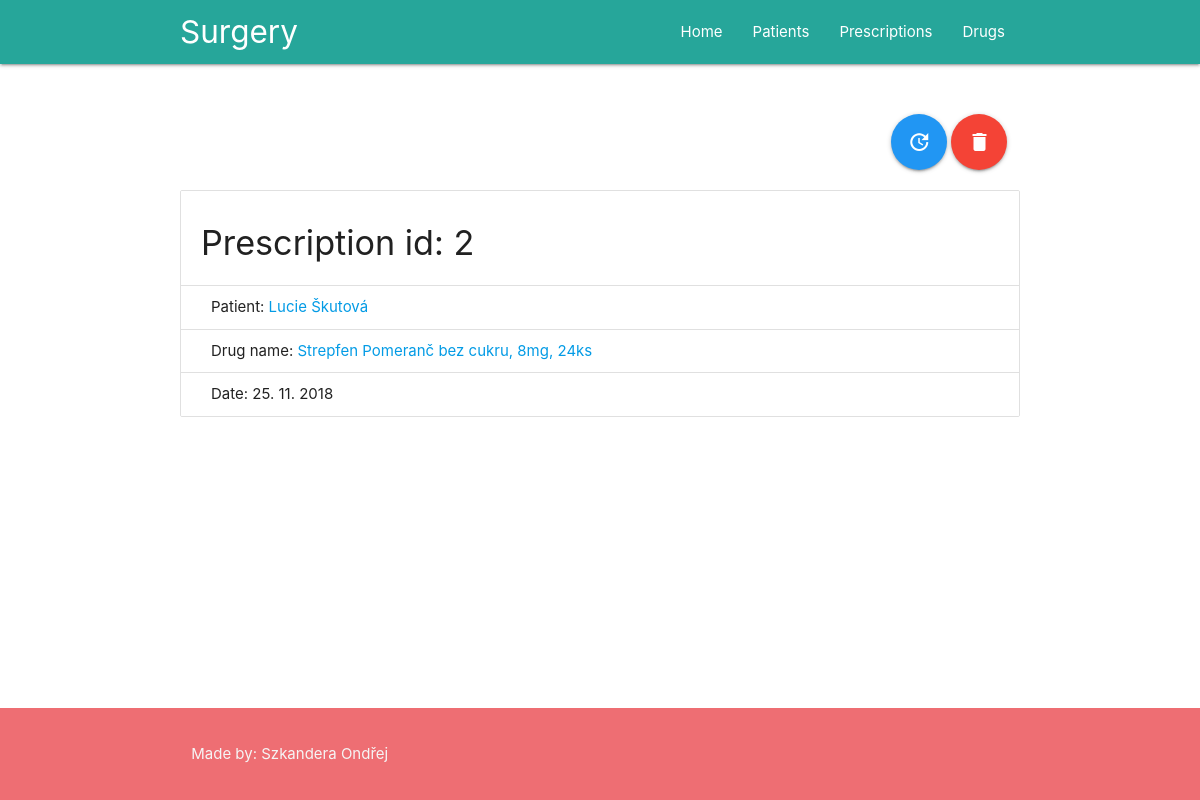
Page /prescription_detail/2 on the committed database.
### Office/models.py (models this page shows, shortened)
class Prescription(models.Model):
    patient = models.ForeignKey('Patient', on_delete=models.CASCADE)
    drug = models.ForeignKey('Drug', on_delete=models.CASCADE)
    date = models.DateField()

class Patient(models.Model):
    first_name = models.CharField(max_length=50)
    last_name = models.CharField(max_length=50)
    birthday = models.DateField()
    height = models.IntegerField()
    weight = models.DecimalField(max_digits=5, decimal_places=2)

class Drug(models.Model):
    name = models.CharField(max_length=100)
    number_of_pills = models.IntegerField()
    description = models.TextField(null=True)
    gram = models.IntegerField()
    picture = models.ImageField(null=True, blank=True, upload_to='pictures/%Y/%m/%d/')
    def __str__(self):
        return '{}, {}mg, {}ks'.format(self.name, self.gram, self.number_of_pills)

### Office/views.py (the view)
# urls.py: path('prescription_detail/<int:id>', views.prescription_detail, name='prescription_detail'),
def prescription_detail(request, id):
    context = {
         'prescription': get_object_or_404(models.Prescription, pk=id)
    }
    return render(request, 'Office/prescription_detail.html', context)

### Office/templates/Office/prescription_detail.html
{% extends 'Office/layout.html' %}
{% block content %}
    <div class="row">
        <div class="col s2 offset-s10">
            <a class="btn-floating btn-large waves-effect waves-light blue" href="{% url 'update_prescription' prescription.id %}"><i class="material-icons">update</i></a>
            <a class="btn-floating btn-large waves-effect waves-light red" href="{% url 'delete_prescription' prescription.id %}"><i class="material-icons">delete</i></a>
        </div>
    </div>
    <div class="row">
        <ul class="collection with-header">
            <li class="collection-header"><h4>Prescription id: {{ prescription.id }}</h4></li>
            <li class="collection-item">Patient: <a href="{% url 'patient_detail' prescription.patient.id %}">
                {{ prescription.patient.first_name }} {{ prescription.patient.last_name }}</a></li>
            <li class="collection-item">Drug name: <a href="{% url 'drug_detail' prescription.drug.id %}">{{ prescription.drug }}</a></li>
            <li class="collection-item">Date: {{ prescription.date | date:'d. m. Y'}}</li>
        </ul>
    </div>
{% endblock %}

### Office/static/Office/main_styles.css (style rules this page uses)
body { display: flex; min-height: 100vh; flex-direction: column; }

### rows in the picture
Prescription: id "2", patient.first_name "Lucie", patient.last_name "Škutová", drug "Strepfen Pomeranč bez cukru, 8mg, 24ks", date "25. 11. 2018"
